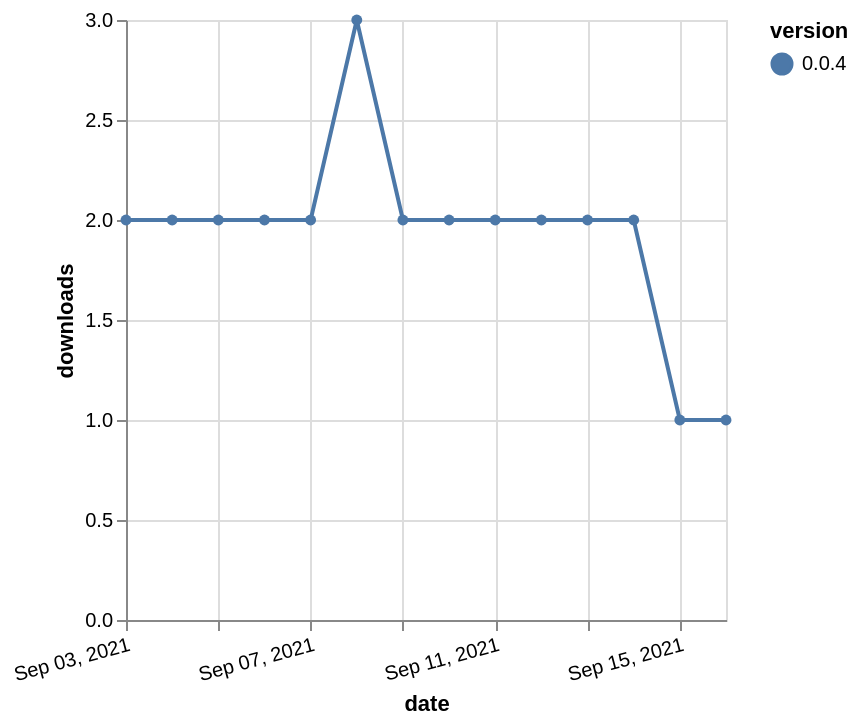

Source (Vega-Lite JSON):
### Vega-Lite specification from a JSON file in a GitHub repository (floating-point values rounded to 4 significant figures)
{"$schema": "https://vega.github.io/schema/vega-lite/v5.json", "description": "A simple bar chart with embedded data.", "data": {"values": [{"date": "2021-09-03", "total": 2872, "delta": 2, "version": "0.0.4"}, {"date": "2021-09-04", "total": 2874, "delta": 2, "version": "0.0.4"}, {"date": "2021-09-05", "total": 2876, "delta": 2, "version": "0.0.4"}, {"date": "2021-09-06", "total": 2878, "delta": 2, "version": "0.0.4"}, {"date": "2021-09-07", "total": 2880, "delta": 2, "version": "0.0.4"}, {"date": "2021-09-08", "total": 2883, "delta": 3, "version": "0.0.4"}, {"date": "2021-09-09", "total": 2885, "delta": 2, "version": "0.0.4"}, {"date": "2021-09-10", "total": 2887, "delta": 2, "version": "0.0.4"}, {"date": "2021-09-11", "total": 2889, "delta": 2, "version": "0.0.4"}, {"date": "2021-09-12", "total": 2891, "delta": 2, "version": "0.0.4"}, {"date": "2021-09-13", "total": 2893, "delta": 2, "version": "0.0.4"}, {"date": "2021-09-14", "total": 2895, "delta": 2, "version": "0.0.4"}, {"date": "2021-09-15", "total": 2896, "delta": 1, "version": "0.0.4"}, {"date": "2021-09-16", "total": 2897, "delta": 1, "version": "0.0.4"}]}, "width": "container", "mark": {"type": "line", "point": {"filled": true}}, "encoding": {"x": {"field": "date", "type": "temporal", "timeUnit": "yearmonthdate", "title": "date", "axis": {"labelAngle": -15}}, "y": {"field": "delta", "type": "quantitative", "title": "downloads"}, "color": {"field": "version", "type": "nominal"}, "tooltip": {"field": "delta"}}}
